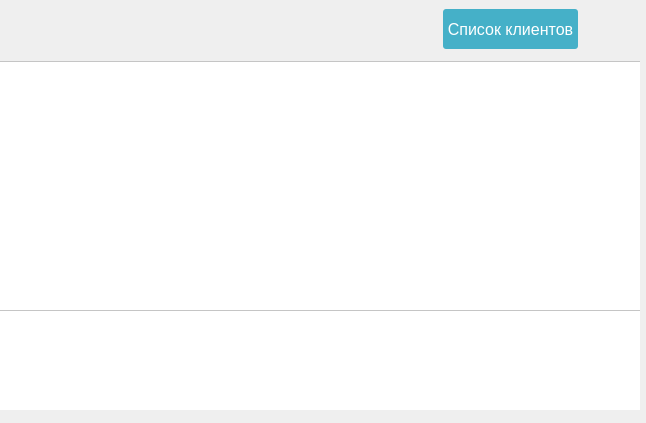
<?xml version="1.0" encoding="UTF-8"?>
<ui version="4.0">
 <class>Widget</class>
 <widget class="QWidget" name="Widget">
  <property name="geometry">
   <rect>
    <x>0</x>
    <y>0</y>
    <width>646</width>
    <height>423</height>
   </rect>
  </property>
  <property name="sizePolicy">
   <sizepolicy hsizetype="Expanding" vsizetype="Expanding">
    <horstretch>0</horstretch>
    <verstretch>0</verstretch>
   </sizepolicy>
  </property>
  <property name="windowTitle">
   <string>Widget</string>
  </property>
  <property name="styleSheet">
   <string notr="true"/>
  </property>
  <widget class="QWidget" name="verticalLayoutWidget">
   <property name="geometry">
    <rect>
     <x>-1</x>
     <y>-1</y>
     <width>641</width>
     <height>421</height>
    </rect>
   </property>
   <layout class="QVBoxLayout" name="verticalLayout">
    <property name="spacing">
     <number>2</number>
    </property>
    <property name="sizeConstraint">
     <enum>QLayout::SetMaximumSize</enum>
    </property>
    <property name="leftMargin">
     <number>0</number>
    </property>
    <property name="rightMargin">
     <number>0</number>
    </property>
    <property name="bottomMargin">
     <number>10</number>
    </property>
    <item>
     <layout class="QHBoxLayout" name="horizontalLayout">
      <item alignment="Qt::AlignLeft|Qt::AlignTop">
       <widget class="QLabel" name="label">
        <property name="sizePolicy">
         <sizepolicy hsizetype="Fixed" vsizetype="Fixed">
          <horstretch>0</horstretch>
          <verstretch>0</verstretch>
         </sizepolicy>
        </property>
        <property name="minimumSize">
         <size>
          <width>0</width>
          <height>0</height>
         </size>
        </property>
        <property name="text">
         <string/>
        </property>
        <property name="pixmap">
         <pixmap resource="res.qrc">:/new/img/res/haad3.png</pixmap>
        </property>
        <property name="scaledContents">
         <bool>false</bool>
        </property>
        <property name="wordWrap">
         <bool>false</bool>
        </property>
       </widget>
      </item>
      <item>
       <spacer name="horizontalSpacer_2">
        <property name="orientation">
         <enum>Qt::Horizontal</enum>
        </property>
        <property name="sizeHint" stdset="0">
         <size>
          <width>40</width>
          <height>20</height>
         </size>
        </property>
       </spacer>
      </item>
      <item alignment="Qt::AlignRight|Qt::AlignTop">
       <widget class="QPushButton" name="client_list_button">
        <property name="sizePolicy">
         <sizepolicy hsizetype="Maximum" vsizetype="Maximum">
          <horstretch>0</horstretch>
          <verstretch>0</verstretch>
         </sizepolicy>
        </property>
        <property name="minimumSize">
         <size>
          <width>135</width>
          <height>50</height>
         </size>
        </property>
        <property name="font">
         <font>
          <pointsize>12</pointsize>
         </font>
        </property>
        <property name="cursor">
         <cursorShape>PointingHandCursor</cursorShape>
        </property>
        <property name="mouseTracking">
         <bool>true</bool>
        </property>
        <property name="autoFillBackground">
         <bool>false</bool>
        </property>
        <property name="styleSheet">
         <string notr="true">QPushButton {
margin-top:10px;
background-color: rgb(69, 176, 200);
color:white;
border: 1px black solid;
border-radius:3px;
}
QPushButton::hover {
background-color: rgb(69, 176, 220);
    border-style: outset;
    border-width: 1px;
    border-radius: 3px;
	border-bottom-color: rgb(0, 0, 127);
}</string>
        </property>
        <property name="text">
         <string>Список клиентов</string>
        </property>
       </widget>
      </item>
      <item alignment="Qt::AlignRight|Qt::AlignTop">
       <widget class="QPushButton" name="settings_button">
        <property name="sizePolicy">
         <sizepolicy hsizetype="Fixed" vsizetype="Fixed">
          <horstretch>0</horstretch>
          <verstretch>0</verstretch>
         </sizepolicy>
        </property>
        <property name="minimumSize">
         <size>
          <width>60</width>
          <height>60</height>
         </size>
        </property>
        <property name="cursor">
         <cursorShape>PointingHandCursor</cursorShape>
        </property>
        <property name="styleSheet">
         <string notr="true">QPushButton{
image: url(:/new/img/res/settings.png);
margin:10px;
border:0px;}
QPushButton::hover{
border:1px solid black;
border-radius:3px;
}</string>
        </property>
        <property name="text">
         <string/>
        </property>
       </widget>
      </item>
     </layout>
    </item>
    <item>
     <widget class="QStackedWidget" name="stackedWidget">
      <property name="sizePolicy">
       <sizepolicy hsizetype="Expanding" vsizetype="MinimumExpanding">
        <horstretch>0</horstretch>
        <verstretch>0</verstretch>
       </sizepolicy>
      </property>
      <property name="styleSheet">
       <string notr="true">background-color: rgb(255, 255, 255);



</string>
      </property>
      <property name="currentIndex">
       <number>1</number>
      </property>
      <widget class="QWidget" name="page">
       <widget class="QLabel" name="ClientMainLabel">
        <property name="geometry">
         <rect>
          <x>20</x>
          <y>50</y>
          <width>650</width>
          <height>96</height>
         </rect>
        </property>
        <property name="styleSheet">
         <string notr="true">QLabel{
margin:20px;
	font: 16pt &quot;Segoe UI&quot;;
}</string>
        </property>
        <property name="text">
         <string>Заказ звонка:
 Иван Иванович Иванов +7 (917) 642-35-48</string>
        </property>
       </widget>
      </widget>
      <widget class="QWidget" name="page_2">
       <widget class="QTableWidget" name="listOrders">
        <property name="geometry">
         <rect>
          <x>0</x>
          <y>0</y>
          <width>650</width>
          <height>250</height>
         </rect>
        </property>
        <property name="sizePolicy">
         <sizepolicy hsizetype="Expanding" vsizetype="Expanding">
          <horstretch>0</horstretch>
          <verstretch>0</verstretch>
         </sizepolicy>
        </property>
        <property name="autoFillBackground">
         <bool>false</bool>
        </property>
        <property name="styleSheet">
         <string notr="true"/>
        </property>
        <property name="verticalScrollBarPolicy">
         <enum>Qt::ScrollBarAsNeeded</enum>
        </property>
        <property name="sizeAdjustPolicy">
         <enum>QAbstractScrollArea::AdjustToContentsOnFirstShow</enum>
        </property>
        <property name="autoScroll">
         <bool>true</bool>
        </property>
        <property name="autoScrollMargin">
         <number>16</number>
        </property>
        <property name="editTriggers">
         <set>QAbstractItemView::AnyKeyPressed|QAbstractItemView::DoubleClicked|QAbstractItemView::EditKeyPressed</set>
        </property>
        <property name="selectionMode">
         <enum>QAbstractItemView::SingleSelection</enum>
        </property>
        <property name="selectionBehavior">
         <enum>QAbstractItemView::SelectRows</enum>
        </property>
        <property name="verticalScrollMode">
         <enum>QAbstractItemView::ScrollPerItem</enum>
        </property>
       </widget>
      </widget>
      <widget class="QWidget" name="page_3">
       <widget class="QTableView" name="tableView">
        <property name="geometry">
         <rect>
          <x>80</x>
          <y>30</y>
          <width>521</width>
          <height>241</height>
         </rect>
        </property>
        <property name="maximumSize">
         <size>
          <width>16777215</width>
          <height>16777215</height>
         </size>
        </property>
       </widget>
      </widget>
     </widget>
    </item>
   </layout>
  </widget>
 </widget>
 <resources>
  <include location="res.qrc"/>
 </resources>
 <connections/>
</ui>
